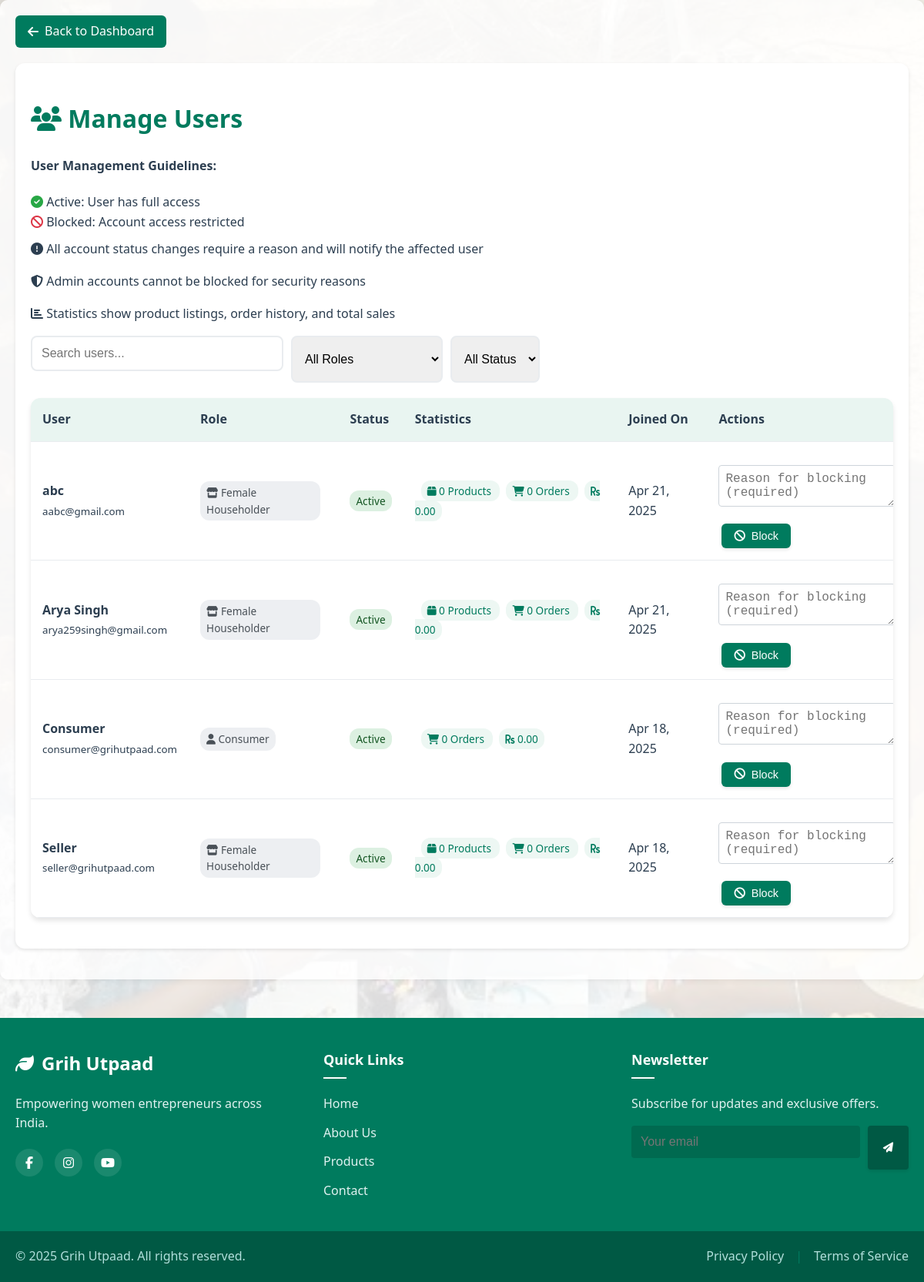
Page /dashboards/admin/manage_users.php (signed in) on the committed database.
### tables this page shows
CREATE TABLE `users` (
  `id` int(11) NOT NULL AUTO_INCREMENT,
  `name` varchar(100) NOT NULL,
  `email` varchar(100) NOT NULL,
  `password` varchar(255) NOT NULL,
  `role` enum('webmaster','female_householder','consumer','admin') NOT NULL,
  `registered_at` timestamp NOT NULL DEFAULT current_timestamp(),
  `is_blocked` tinyint(1) NOT NULL DEFAULT 0,
  `registration_date` timestamp NOT NULL DEFAULT current_timestamp(),
  `phone` varchar(20) DEFAULT NULL,
  `address` text DEFAULT NULL,
  `about` text DEFAULT NULL,
  `last_modified` timestamp NULL DEFAULT current_timestamp() ON UPDATE current_timestamp(),
  PRIMARY KEY (`id`),
  UNIQUE KEY `email` (`email`)
);

### dashboards/admin/manage_users.php (the view, shortened to what this page needs)
<?php
require_once('../../config/db.php');
$users = $conn->query("
    SELECT u.*,
           COALESCE(u.is_blocked, 0) as is_blocked,
           (SELECT COUNT(*) FROM products WHERE user_id = u.id) as total_products,
           (SELECT COUNT(*) FROM orders WHERE
                CASE
                    WHEN u.role = 'consumer' THEN consumer_id = u.id
                    WHEN u.role = 'female_householder' THEN product_id IN (SELECT id FROM products WHERE user_id = u.id)
                END
           ) as total_orders,
           (SELECT COALESCE(SUM(total_price), 0) FROM orders WHERE
                CASE
                    WHEN u.role = 'consumer' THEN consumer_id = u.id
                    WHEN u.role = 'female_householder' THEN product_id IN (SELECT id FROM products WHERE user_id = u.id)
                END
           ) as total_sales
    FROM users u
    WHERE u.role NOT IN ('admin', 'webmaster')
    ORDER BY u.registered_at DESC
")->fetch_all(MYSQLI_ASSOC);
?>
<!DOCTYPE html>
<html>
<head>
    <link rel="stylesheet" href="../../assets/uploads/css/style.css">
    <link rel="stylesheet" href="https://cdnjs.cloudflare.com/ajax/libs/font-awesome/6.5.0/css/all.min.css">
</head>
<body>
    <div class="container">
        <a href="dashboard.php" class="back-link">
            <i class="fas fa-arrow-left"></i> Back to Dashboard
        </a>
        <div class="card">
            <div class="header">
                <h2><i class="fas fa-users"></i> Manage Users</h2>
            </div>
            <div class="transparency-box">
                <h4>User Management Guidelines:</h4>
                <div class="status-guide">
                    <div class="status-item">
                        <i class="fas fa-check-circle" style="color: #28a745;"></i>
                        <span>Active: User has full access</span>
                    </div>
                    <div class="status-item">
                        <i class="fas fa-ban" style="color: #dc3545;"></i>
                        <span>Blocked: Account access restricted</span>
                    </div>
                </div>
                <p style="margin-top: 10px;"><i class="fas fa-exclamation-circle"></i> All account status changes require a reason and will notify the affected user</p>
                <p><i class="fas fa-shield-alt"></i> Admin accounts cannot be blocked for security reasons</p>
                <p><i class="fas fa-chart-bar"></i> Statistics show product listings, order history, and total sales</p>
            </div>
            <div class="search-box">
                <input type="text" id="searchInput" class="search-input" placeholder="Search users...">
                <select id="roleFilter" class="filter-select">
                    <option value="">All Roles</option>
                </select>
                <select id="statusFilter" class="filter-select">
                    <option value="">All Status</option>
                </select>
            </div>
            <table>
                <thead>
                    <tr>
                        <th>User</th>
                        <th>Role</th>
                        <th>Status</th>
                        <th>Statistics</th>
                        <th>Joined On</th>
                        <th>Actions</th>
                    </tr>
                </thead>
                <tbody>
                    <?php foreach ($users as $user): ?>
                        <tr>
                            <td>
                                <strong><?php echo htmlspecialchars($user['name']); ?></strong><br>
                                <small><?php echo htmlspecialchars($user['email']); ?></small>
                            </td>
                            <td>
                                <span class="user-role">
                                    <i class="fas <?php echo $user['role'] === 'female_householder' ? 'fa-store' : 'fa-user'; ?>"></i>
                                    <?php echo ucwords(str_replace('_', ' ', $user['role'])); ?>
                                </span>
                            </td>
                            <td>
                                <span class="user-status <?php echo $user['is_blocked'] ? 'status-blocked' : 'status-active'; ?>">
                                    <?php echo $user['is_blocked'] ? 'Blocked' : 'Active'; ?>
                                </span>
                            </td>
                            <td>
                                <?php if ($user['role'] === 'female_householder'): ?>
                                    <span class="stats-badge">
                                        <i class="fas fa-box"></i> <?php echo $user['total_products']; ?> Products
                                    </span>
                                <?php endif; ?>
                                <span class="stats-badge">
                                    <i class="fas fa-shopping-cart"></i> <?php echo $user['total_orders']; ?> Orders
                                </span>
                                <span class="stats-badge">
                                    <i class="fas fa-rupee-sign"></i> <?php echo number_format($user['total_sales'], 2); ?>
                                </span>
                            </td>
                            <td>
                                <?php echo date('M d, Y', strtotime($user['registered_at'])); ?>
                            </td>
                            <td>
                                <form method="POST" onsubmit="return validateAction(this);">
                                    <div class="action-buttons" style="display: flex; gap: 10px;">
                                        <?php if ($user['is_blocked']): ?>
                                            <div class="action-group">
                                                <input type="hidden" name="action" value="unblock">
                                                <div class="action-reason">
                                                    <textarea name="reason" placeholder="Reason for unblocking (required)" required></textarea>
                                                </div>
                                                <button type="submit" class="btn action-btn btn-unblock">
                                                    <i class="fas fa-unlock"></i> Unblock
                                                </button>
                                            </div>
                                        <?php else: ?>
                                            <div class="action-group">
                                                <div class="action-reason">
                                                    <textarea name="reason" placeholder="Reason for blocking (required)" required></textarea>
                                                </div>
                                                <button type="submit" class="btn action-btn btn-block">
                                                    <i class="fas fa-ban"></i> Block
                                                </button>
                                            </div>
                                        <?php endif; ?>
                                    </div>
                                </form>
                            </td>
                        </tr>
                    <?php endforeach; ?>
                </tbody>
            </table>
        </div>
    </div>
    <?php include('../../includes/footer.php'); ?>
</body>
</html>

### assets/uploads/css/style.css (style rules this page uses)
body { font-family: 'Segoe UI', sans-serif; margin: 0; padding: 20px; background-color: #f8f9fa; color: #2c3e50; line-height: 1.6; }
.container { max-width: 1200px; margin: 0 auto; padding: 20px; }
h2 { color: #007B5E; font-size: 2rem; margin-bottom: 1.5rem; font-weight: 600; }
a { color: #007B5E; text-decoration: none; transition: color 0.3s ease; }
.card { background: white; border-radius: 12px; box-shadow: 0 4px 6px rgba(0, 0, 0, 0.1); padding: 20px; margin-bottom: 20px; }
table { width: 100%; border-collapse: separate; border-spacing: 0; background-color: white; border-radius: 12px; overflow: hidden; box-shadow: 0 4px 6px rgba(0, 0, 0, 0.1); margin-bottom: 20px; }
th, td { padding: 15px; border-bottom: 1px solid #e9ecef; text-align: left; }
th { background-color: #e9f5f1; font-weight: 600; color: #2c3e50; }
button, .btn { padding: 10px 20px; background-color: #007B5E; color: white; border: none; border-radius: 8px; cursor: pointer; transition: all 0.3s ease; font-weight: 500; text-decoration: none; display: inline-block; box-shadow: 0 2px 4px rgba(0, 0, 0, 0.1); }
input[type="text"], input[type="number"], input[type="email"], input[type="password"], select, textarea { padding: 12px; border: 2px solid #e9ecef; border-radius: 8px; width: 100%; margin-bottom: 15px; transition: border-color 0.3s ease; font-size: 1rem; }
.card { animation: fadeIn 0.5s ease-out; }

### dashboards/admin/manage_users.php (style rules this page uses)
body { margin: 0; padding: 0; min-height: 100vh; background-image: url('../../assets/images/background.jpg'); background-size: cover; background-position: center; background-repeat: no-repeat; background-attachment: fixed; font-family: 'Segoe UI', sans-serif; position: relative; }
body::before { content: ''; position: absolute; top: 0; left: 0; right: 0; bottom: 0; background: rgba(255, 255, 255, 0.85); z-index: 1; }
.container { position: relative; z-index: 2; background-color: rgba(255, 255, 255, 0.8); padding: 20px; border-radius: 10px; box-shadow: 0 0 10px rgba(0, 0, 0, 0.1); }
.card { background: white; border-radius: 12px; padding: 20px; margin-bottom: 20px; box-shadow: 0 2px 4px rgba(0, 0, 0, 0.1); }
.stats-badge { background: rgba(233, 245, 241, 0.8); color: #007B5E; padding: 4px 8px; border-radius: 12px; font-size: 0.85rem; margin-left: 8px; }
.user-status { padding: 4px 8px; border-radius: 12px; font-size: 0.85rem; font-weight: 500; }
.status-active { background: rgba(212, 237, 218, 0.8); color: #155724; }
.action-btn { padding: 6px 12px; font-size: 0.9rem; margin: 0 4px; }
.btn-block { background-color: #dc3545; }
.user-role { display: inline-block; padding: 4px 8px; border-radius: 12px; font-size: 0.85rem; font-weight: 500; background: rgba(233, 236, 239, 0.8); color: #495057; margin-right: 8px; }
.search-box { margin-bottom: 20px; display: flex; gap: 10px; }
.search-input { flex: 1; max-width: 300px; }
.filter-select { width: auto; margin-bottom: 0; }
.action-reason { margin-top: 10px; }
.action-reason textarea { width: 100%; padding: 8px; margin-top: 5px; border-radius: 4px; border: 1px solid #ced4da; }
.btn { background: #007B5E; color: white; border: none; padding: 8px 16px; border-radius: 6px; cursor: pointer; transition: all 0.3s ease; text-decoration: none; display: inline-flex; align-items: center; gap: 8px; }
.back-link { display: inline-flex; align-items: center; gap: 8px; padding: 8px 16px; background: #007B5E; color: white; text-decoration: none; border-radius: 6px; margin-bottom: 20px; transition: all 0.3s ease; }

### rows in the picture
users: name "abc", email "aabc@gmail.com", role "Female Householder", total_products "0", total_orders "0", total_sales "0.00", registered_at "Apr 21, 2025"
users: name "Arya Singh", email "arya259singh@gmail.com", role "Female Householder", total_products "0", total_orders "0", total_sales "0.00", registered_at "Apr 21, 2025"
users: name "Consumer", email "consumer@grihutpaad.com", role "Consumer", total_orders "0", total_sales "0.00", registered_at "Apr 18, 2025"
users: name "Seller", email "seller@grihutpaad.com", role "Female Householder", total_products "0", total_orders "0", total_sales "0.00", registered_at "Apr 18, 2025"
